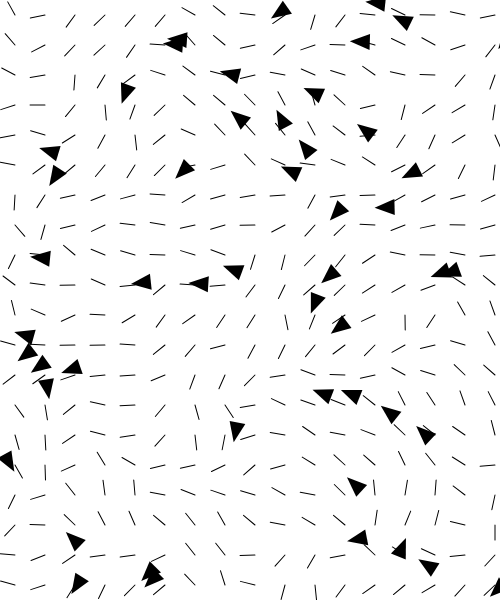
Frame 1 (no input)
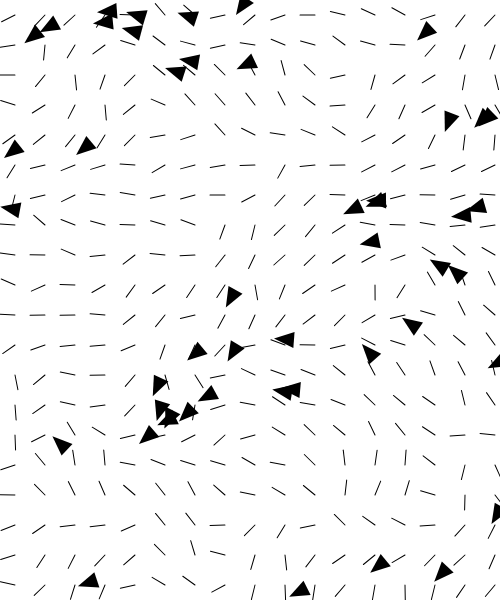
Frame 60 (no input)
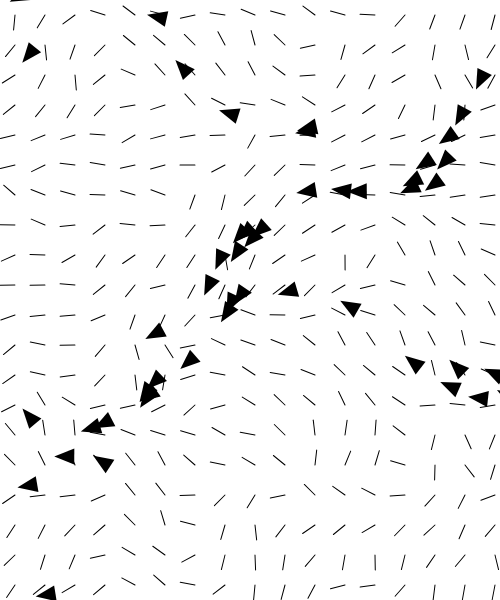
Frame 120 (the mouse pressed at the canvas centre since frame 60)

The p5.js sketch that drew these frames (run headless with seeded random() and noise() and a simulated clock; from frame 60 on, the mouse is pressed at the canvas centre):

// p5.js sketch
// ── sketch.js
"use strict"

var SHOW_FLOWFIELD = true;
var RESOLUTION = 30;
var rows, cols;
var angles = [];

var vehicles = [];


function setup() {
  createCanvas(500, 600);

  rows = ceil(width / RESOLUTION);
  cols = ceil(height / RESOLUTION);

  for (var i = 0; i < 50; i++) {
    vehicles.push(new Vehicle(random(width), random(height)));
  }

}

function draw() {
  background(255);

  for (var c = 0; c < cols; c++) {
    for (var r = 0; r < rows; r++) {
      var x = r * RESOLUTION;
      var y = c * RESOLUTION;

      // noise
      var fluctuation = 0.5;
      var randomness = 0.01;
      var freqX = (x + frameCount * fluctuation) * randomness;
      var freqY = (y + frameCount * fluctuation) * randomness;
      var noiseValue = noise(freqX, freqY); // 0 - 1 
      var angleFromNoise = noiseValue * TWO_PI; // 0 - 360 

      // Mouse
      var angleAdj = sin(frameCount * 0.01) * PI;

      var pos = createVector(x + RESOLUTION / 2, y + RESOLUTION / 2);
      var mousePos = createVector(mouseX, mouseY);
      var vector = p5.Vector.sub(mousePos, pos);
      var angleFromMouse = vector.heading();

      var angle = angleFromNoise;

      var index = r + c * rows; // x + y * width
      angles[index] = angle;

      if (SHOW_FLOWFIELD) {
        push();
        translate(x, y);

        noFill();
        //stroke(200);
        //rect(0,0,RESOLUTION, RESOLUTION);

        push();
        translate(RESOLUTION / 2, RESOLUTION / 2);

        rotate(angle);
        stroke(0);
        line(0, 0, RESOLUTION / 2, 0);
        pop();

        pop();
      }
    }
  }







  for (var i = 0; i < vehicles.length; i++) {
    var v = vehicles[i];

    //var target = createVector(mouseX, mouseY);
    //v.seek(target);

    var r = floor(v.pos.x / RESOLUTION);
    var c = floor(v.pos.y / RESOLUTION);
    var index = r + c * rows;

    v.flow(angles[index]);

    v.update();
    v.checkEdges();
    v.display();
  }
}
// ── Vehicle.js
"use strict"

class Vehicle {
  constructor(x,y) {
    this.pos = createVector(x,y);
    this.vel = createVector();
    this.acc = createVector();
    this.angle = 0;
    
    this.maxDesiredVel = 5;
    this.maxSteerForce = 0.2;
  }
  update() {
    this.vel.add(this.acc);
    this.pos.add(this.vel);
    this.acc.mult(0);
    this.angle = this.vel.heading();
  }
  applyForce(f) {
    this.acc.add(f);
  }
  seek(target) {
    var desiredVel = p5.Vector.sub(target, this.pos);
    desiredVel.normalize();
    desiredVel.mult( this.maxDesiredVel );
    
    var steerForce = p5.Vector.sub(desiredVel, this.vel);
    steerForce.limit( this.maxSteerForce );
    this.applyForce( steerForce );
  }
  flow(angle) {
    var desiredVel = p5.Vector.fromAngle( angle );
    //desiredVel.normalize();
    desiredVel.mult( this.maxDesiredVel );
    
    var steerForce = p5.Vector.sub(desiredVel, this.vel);
    steerForce.limit( this.maxSteerForce );
    this.applyForce( steerForce );
  }
  checkEdges() {
    // x axis
    if (this.pos.x < 0) {
      this.pos.x = width;
    } else if (this.pos.x > width) {
      this.pos.x = 0;
    }
    // y axis
    if (this.pos.y < 0) {
      this.pos.y = height;
    } else if (this.pos.y > height) {
      this.pos.y = 0;
    }
  }
  display() {
    push();
    translate(this.pos.x, this.pos.y);
    rotate(this.angle);
    noStroke();
    fill(0);
    triangle(0,0,-20, 8, -20, -8);
    pop();
  }
}
